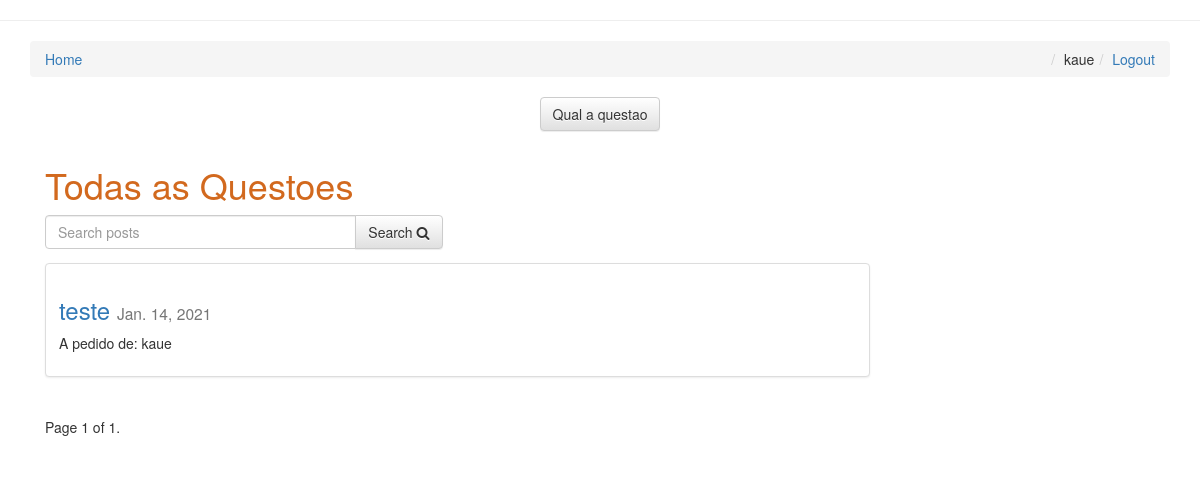
The page / (signed in) on the database its author committed.
### posts/models.py (models this page shows, shortened)
class Post(models.Model):
    user = models.ForeignKey(User, default=1)
    title = models.CharField(max_length=120)
    slug = models.SlugField(unique=True)
    image = models.ImageField(upload_to=upload_location,
            null=True,
            blank=True)
    height_field = models.IntegerField(default=50)
    width_field = models.IntegerField(default=100)
    content = models.TextField()
    draft = models.BooleanField(default=False)
    publish = models.DateField(auto_now=False, auto_now_add=True)
    read_time =  models.IntegerField(default=0)
    updated = models.DateTimeField(auto_now=True, auto_now_add=False)
    timestamp = models.DateTimeField(auto_now=False, auto_now_add=True)
    objects = PostManager()
    def get_absolute_url(self):
        return reverse("posts:detail", kwargs={"slug": self.slug})
    class Meta:
        ordering = ["-timestamp", "-updated"]

### posts/views.py (the view, shortened to what this page needs)
# urls.py: url(r'^$', post_list, name='list'),
def post_list(request):
	today = timezone.now().date()
	queryset_list = Post.objects.active() #.order_by("-timestamp")
	if request.user.is_staff or request.user.is_superuser:
		queryset_list = Post.objects.all()
	query = request.GET.get("q")
	paginator = Paginator(queryset_list, 10) # Show 25 contacts per page
	page_request_var = "page"
	page = request.GET.get(page_request_var)
	try:
		queryset = paginator.page(page)
	except PageNotAnInteger:
		queryset = paginator.page(1)
	except EmptyPage:
		queryset = paginator.page(paginator.num_pages)
	context = {
		"object_list": queryset,
		"title": "All Questions",
		"page_request_var": page_request_var,
		"today": today,
		"check_user":request.user,
	}
	return render(request, "post_list.html", context)

### posts/models.py (called while the page is built)
    def active(self, *args, **kwargs):
        return super(PostManager, self).filter(draft=False).filter(publish__lte=timezone.now())

### templates/post_list.html (shortened to what this page needs)
{% extends "base.html" %}
{% block content %}
{% if check_user.is_authenticated %}
    <div class='col-sm-9-h2'>
        <form action="create/" method="get">
		    <button class='btn btn-default' type='submit'>Qual a questao</button>
		</form>
    </div>
    {% endif %}
<div class='col-sm-9 col-sm-offset-0.1'>
    <h1 style="color:chocolate;">Todas as Questoes</h1>
<form method='GET' action='' class='row'>
        <div class='col-sm-6'>
            <div class='input-group'>
                <input class='form-control' type='text' name='q' placeholder='Search posts' value='{{ request.GET.q }}'/>
                <span class='input-group-btn'>
                    <button class='btn btn-default' type='submit'>Search <i class="fa fa-search"></i></button>
                </span>
            </div>
        </div>
</form>
{% for obj in object_list %}
<div class="row">
  <div class="col-sm-12">
    <div class="thumbnail">
      <div class="caption post-detail-item">
        <h3 style="color:chocolate;"><a href='{{ obj.get_absolute_url }}'>{{ obj.title }}</a> <small>{{ obj.publish }}</small></h3>
        {% if obj.user %}<p>A pedido de: {{ obj.user }}</p>{% endif %}
      </div>
    </div>
  </div>
</div>
{% endfor %}
<div class="pagination">
    <span class="step-links">
        <span class="current">
            Page {{ object_list.number }} of {{ object_list.paginator.num_pages }}.
        </span>
    </span>
</div>
</div>
{% endblock content %}

### templates/base.html (shortened to what this page needs)
{% load staticfiles %}
<html>
<head>
<link rel="stylesheet" href="https://maxcdn.bootstrapcdn.com/bootstrap/3.3.6/css/bootstrap.min.css">
<link rel="stylesheet" href="https://maxcdn.bootstrapcdn.com/bootstrap/3.3.6/css/bootstrap-theme.min.css">
<link rel='stylesheet' href='https://maxcdn.bootstrapcdn.com/font-awesome/4.5.0/css/font-awesome.min.css' >
<link rel='stylesheet' href='{% static "css/base.css" %}' />
</head>
<body>
<hr/>
<div class='container'>
    <ol class='breadcrumb'>
        <li><a href='{% url "posts:list" %}'>Home</a></li>
        {% if not request.user.is_authenticated %}
        <li class='pull-right'><a href='{% url "register" %}'>Register</a></li>
        <li class='pull-right'><a href='{% url "login" %}'>Login</a></li>
        {% else %}
        <li class='pull-right'><a href='{% url "logout" %}'>Logout</a></li>
        <li class='pull-right'>{{request.user}}</li>
        {% endif %}
    </ol>
{% block content %}{% endblock content %}
</div>
<footer class="page-footer font-small blue">
  <br>
  </footer>
</body>
</html>

### static/css/base.css (style rules this page uses)
h1 { color: #777777; }
.col-sm-9-h2 { float:middle; text-align:center; inline:true; }

### rows shown on the page
Post: title "teste", publish "Jan. 14, 2021", user "kaue"

### other values the page prints
{{ request.user }} "kaue"
{{ object_list.number }} "1"
{{ object_list.paginator.num_pages }} "1"
